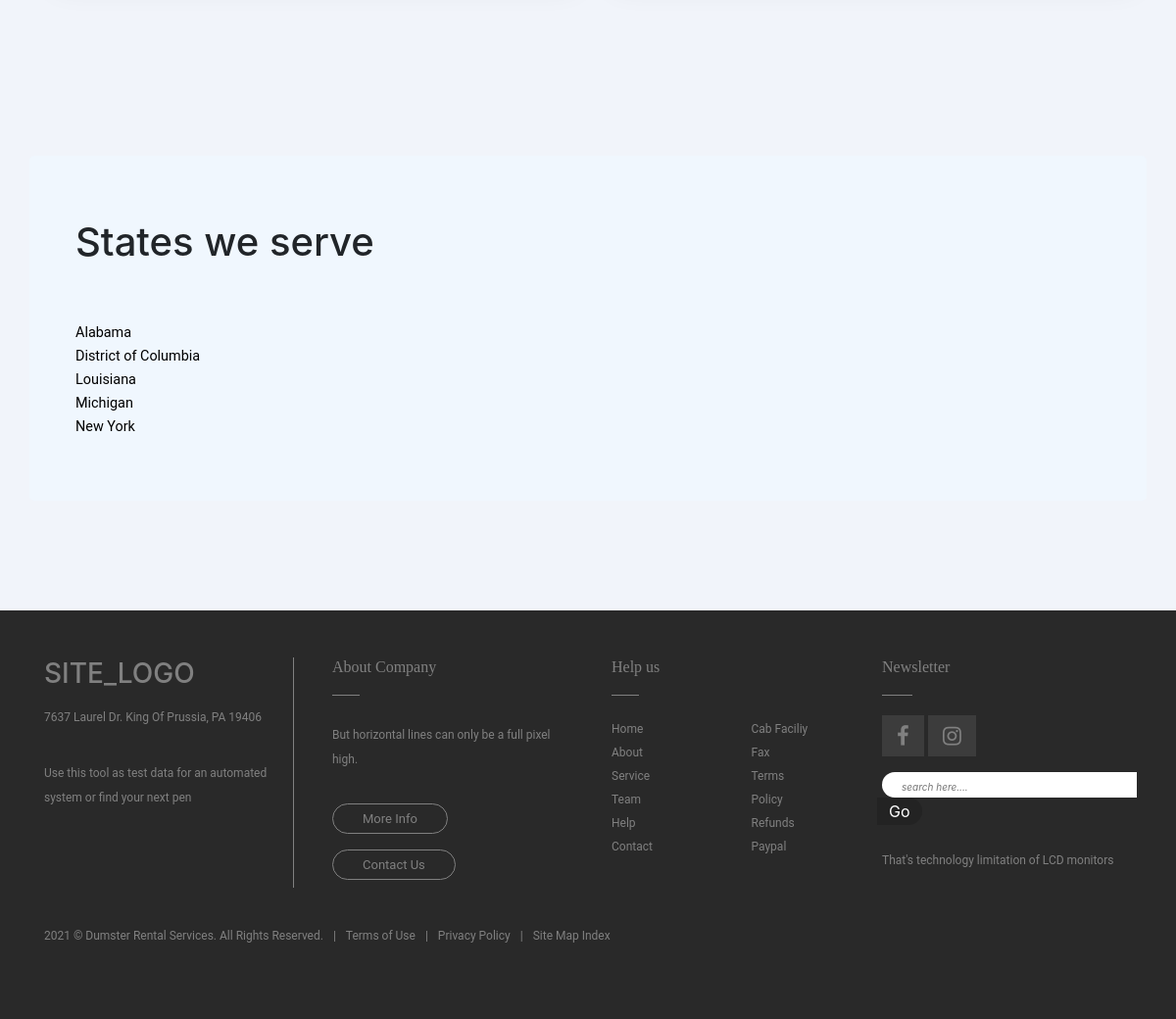
/home/ (lower part), run on an earlier commit of the app's database.
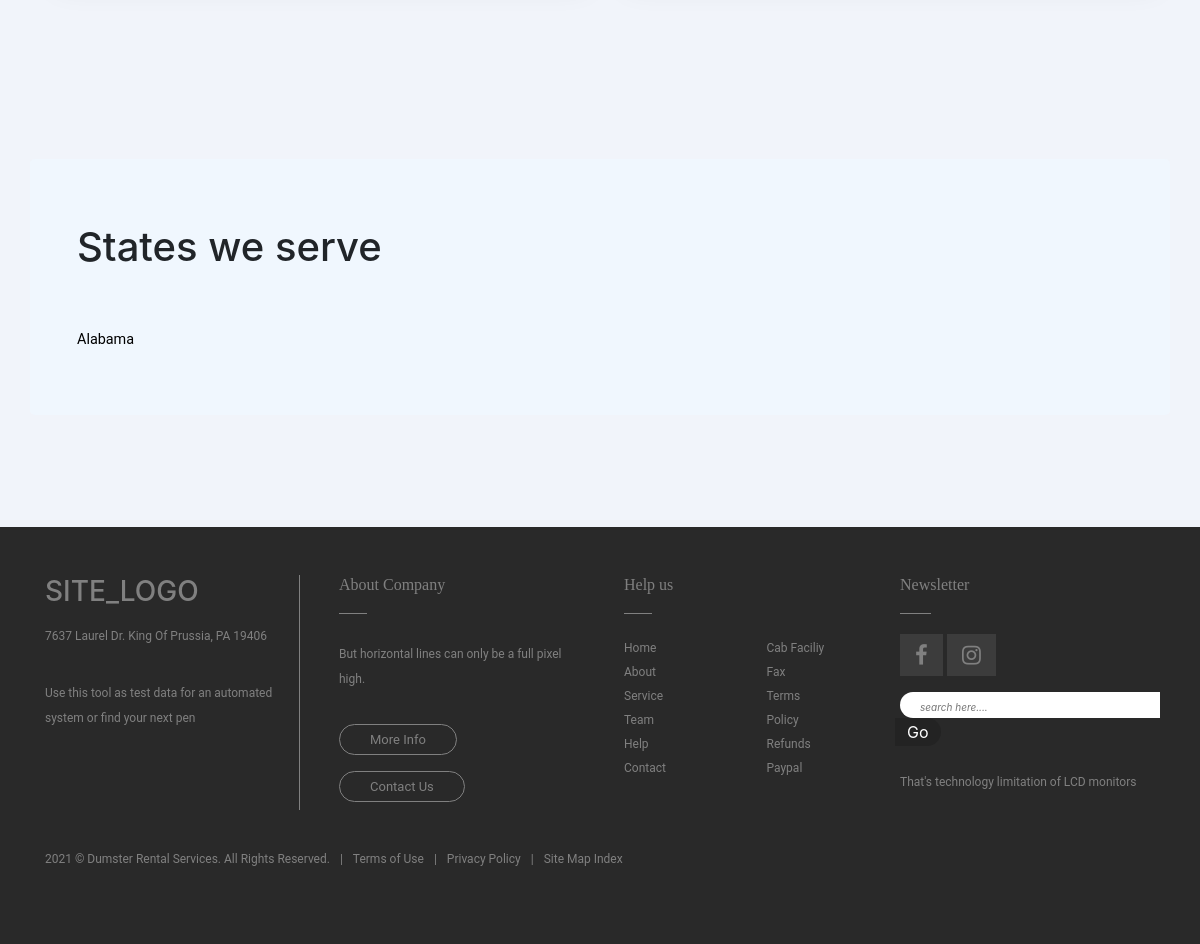
And on a later commit of the database.
### state/models.py (models this page shows, shortened)
class State(models.Model):
    name        = models.CharField(max_length=100, unique=True)
    abbvr       = models.CharField(max_length=2, unique=True)
    article     = models.TextField(null=False)
    slug   = models.SlugField(null=False, unique=True)
    def get_absolute_url(self):
        return reverse('state_detail', kwargs={'slug': self.slug})

### pages/views.py (the view)
# urls.py: path('home/', HomePageView.as_view(), name='home'),
class HomePageView(ListView):
    model = State
    queryset = model.objects.all().order_by('name')
    template_name = 'home.html'

### templates/home.html (shortened to what this page needs)
{% extends 'base.html' %}
{% block content %}
<div>
  <section>
    <div class="container">
      <div class="row mbr-justify-content-center">
        <div class="col-lg-6 mbr-col-md-10">
        </div>
        <div class="col-lg-6 mbr-col-md-10">
        </div>
      </div>
    </div>
  </section>
  <section>
    <div class="container jumbotron" id="jumbo">
      <div class="container ">
        <h1 class="">States we serve</h1>
        <br><br>
      </div>
      <div class="container">
        <div class="row">
          <div class="col-md-3 states">
            <ul class="nomark" style="list-style: none; margin: 0; padding: 0; ">
              {% for states in object_list  %}
              <li> <a href="{{ states.get_absolute_url }}"> {{ states.name }} </a> </li>
              {% endfor %}
            </ul>
          </div>
        </div>
      </div>
    </div>
  </section>
</div>
{% endblock content %}

What changed in the data, as far as the page shows it:
removed State: name "District of Columbia"
removed State: name "Louisiana"
removed State: name "Michigan"
removed State: name "New York"
